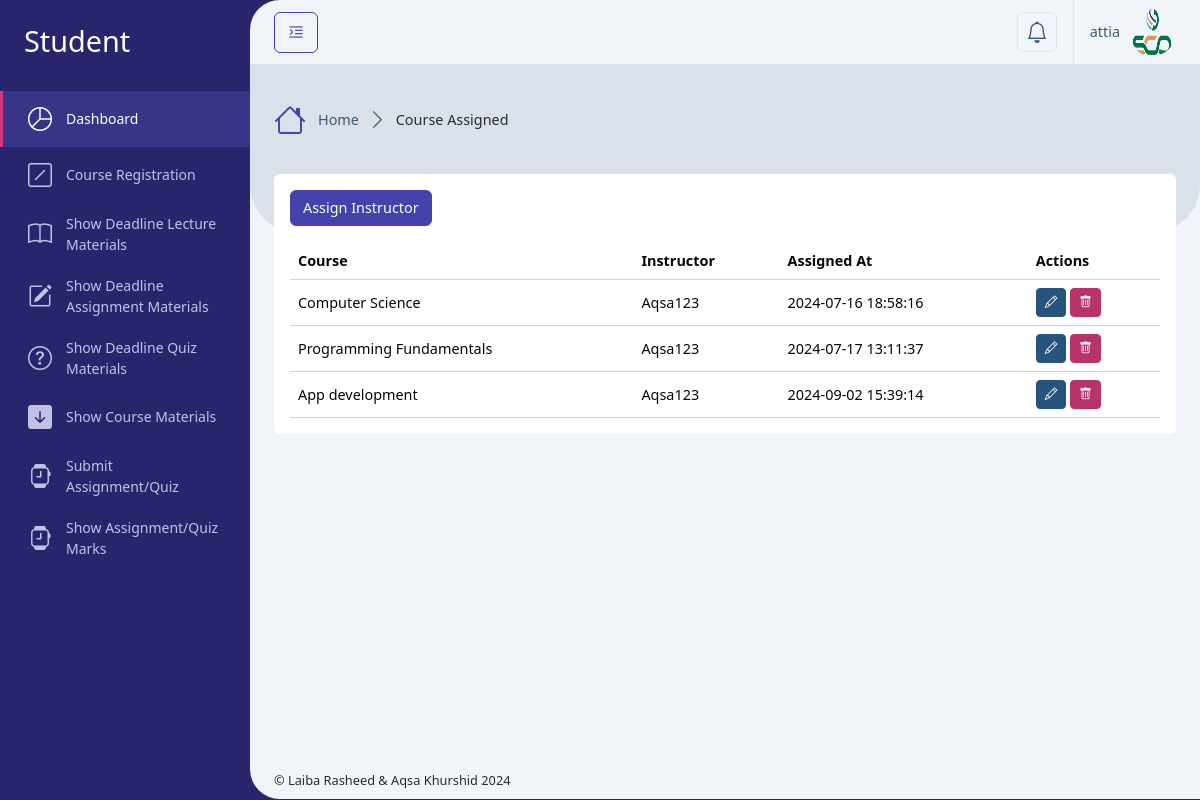
Page /Administrator/courses_assign.php (signed in) on the committed database.
### tables this page shows
CREATE TABLE `users` (
  `id` int(11) NOT NULL,
  `username` varchar(50) NOT NULL,
  `email` varchar(100) NOT NULL,
  `address` varchar(255) DEFAULT NULL,
  `phone` varchar(20) DEFAULT NULL,
  `department` varchar(255) DEFAULT NULL,
  `student_semester` varchar(100) DEFAULT NULL,
  `instructor_education` varchar(255) DEFAULT NULL,
  `profile_photo` varchar(256) DEFAULT NULL,
  `password` varchar(255) NOT NULL,
  `role_id` int(11) NOT NULL,
  `isActive` tinyint(2) DEFAULT 0,
  `created_at` timestamp NOT NULL DEFAULT current_timestamp()
);

CREATE TABLE `course_instructor_assigned` (
  `id` int(11) NOT NULL,
  `course_id` int(11) NOT NULL,
  `instructor_id` int(11) NOT NULL,
  `assigned_at` timestamp NOT NULL DEFAULT current_timestamp()
);

CREATE TABLE `courses` (
  `id` int(11) NOT NULL,
  `code` varchar(100) DEFAULT NULL,
  `name` varchar(255) NOT NULL,
  `type` varchar(100) DEFAULT 'Course',
  `description` text DEFAULT NULL,
  `program` varchar(100) DEFAULT NULL,
  `semester` varchar(100) DEFAULT NULL,
  `credit_hour` int(10) DEFAULT 3,
  `created_at` timestamp NOT NULL DEFAULT current_timestamp()
);

### Administrator/courses_assign.php (called while the page is built, shortened)
<?php
    require '../Database/config.php';
    $user = getUserData($_SESSION['user_id']);
    $sql = "SELECT course_instructor_assigned.*, courses.name AS course_name, users.username AS instructor_name
            FROM course_instructor_assigned
            JOIN courses ON course_instructor_assigned.course_id = courses.id
            JOIN users ON course_instructor_assigned.instructor_id = users.id
            WHERE users.role_id = 2";
    $result = $conn->query($sql);
    include '../setting/_Layout.php';
?>

### Database/config.php (called while the page is built, shortened)
<?php
    $servername = "localhost";
    $username = "root";
    $password = "";
    $dbname = "course_ms";
    $conn = new mysqli($servername, $username, $password, $dbname);
    function getUserData($user_id) {
        global $conn;
        $stmt = $conn->prepare("SELECT * FROM users WHERE id = ?");
        $stmt->bind_param("i", $user_id);
        $stmt->execute();
        $result = $stmt->get_result();
        return $result->fetch_assoc();
    }
?>

### Administrator/courses_assign_content.php (the view, shortened to what this page needs)
<div class="row">
    <div class="col-xxl-12">
        <div class="card mb-4">
            <div class="card-body">
                <button class="btn btn-primary mb-3" data-bs-toggle="modal" data-bs-target="#createAssignmentModal">Assign Instructor</button>
                <div class="table-responsive">
                    <table class="table align-middle table-hover m-0">
                        <thead>
                            <tr>
                                <th scope="col">Course</th>
                                <th scope="col">Instructor</th>
                                <th scope="col">Assigned At</th>
                                <th scope="col">Actions</th>
                            </tr>
                        </thead>
                        <tbody>
                            <?php
                            if ($result->num_rows > 0) {
                                while ($row = $result->fetch_assoc()) {
                                    ?>
                                    <tr>
                                        <td><?php echo htmlspecialchars($row['course_name']); ?></td>
                                        <td><?php echo htmlspecialchars($row['instructor_name']); ?></td>
                                        <td><?php echo htmlspecialchars($row['assigned_at']); ?></td>
                                        <td>
                                            <button class="btn btn-info btn-sm" data-bs-toggle="modal" data-bs-target="#editAssignmentModal" onclick="setEditModalData(<?php echo htmlspecialchars(json_encode($row)); ?>)"><i class="bi bi-pencil"></i></button>
                                            <button class="btn btn-danger btn-sm" data-bs-toggle="modal" data-bs-target="#deleteAssignmentModal" onclick="setDeleteModalData(<?php echo $row['id']; ?>)"><i class="bi bi-trash"></i></button>
                                        </td>
                                    </tr>
                                    <?php
                                }
                            } else {
                                ?>
                                <tr>
                                    <td colspan="4">No assignments found.</td>
                                </tr>
                                <?php
                            }
                            ?>
                        </tbody>
                    </table>
                </div>
            </div>
        </div>
    </div>
</div>

### setting/_Header.php (shortened to what this page needs)
<div class="app-header d-flex align-items-center">
    <div class="d-flex">
        <button class="btn btn-outline-primary me-2 pin-sidebar" id="pin-sidebar">
            <i class="bi bi-text-indent-left fs-5"></i>
        </button>
    </div>
    <div class="header-actions">
        <div class="dropdown ms-2">
            <a class="dropdown-toggle d-flex p-2 border rounded-2" href="#!" role="button" data-bs-toggle="dropdown"
                aria-expanded="false">
                <i class="bi bi-bell fs-4 lh-1"></i>
            </a>
        </div>
        <div class="dropdown ms-3">
            <a id="userSettings" class="dropdown-toggle d-flex py-2 align-items-center ps-3 border-start" href="#!"
                role="button" data-bs-toggle="dropdown" aria-expanded="false">
                <span class="d-none d-md-block me-2"><?php echo htmlspecialchars($user['username']); ?></span>
                <img src="../assets/uploads/<?php echo htmlspecialchars($user['profile_photo']); ?>" class="rounded-circle img-3x" alt="Bootstrap Gallery" />
            </a>
        </div>
    </div>
</div>

### rows in the picture
users: username "attia", profile_photo (picture)
course_instructor_assigned: course.name "Computer Science", instructor.username "Aqsa123", assigned_at "2024-07-16 18:58:16"
course_instructor_assigned: course.name "Programming Fundamentals", instructor.username "Aqsa123", assigned_at "2024-07-17 13:11:37"
course_instructor_assigned: course.name "App development", instructor.username "Aqsa123", assigned_at "2024-09-02 15:39:14"

### other values in the picture
$roleTitle "Student"
$title "Course Assigned"
